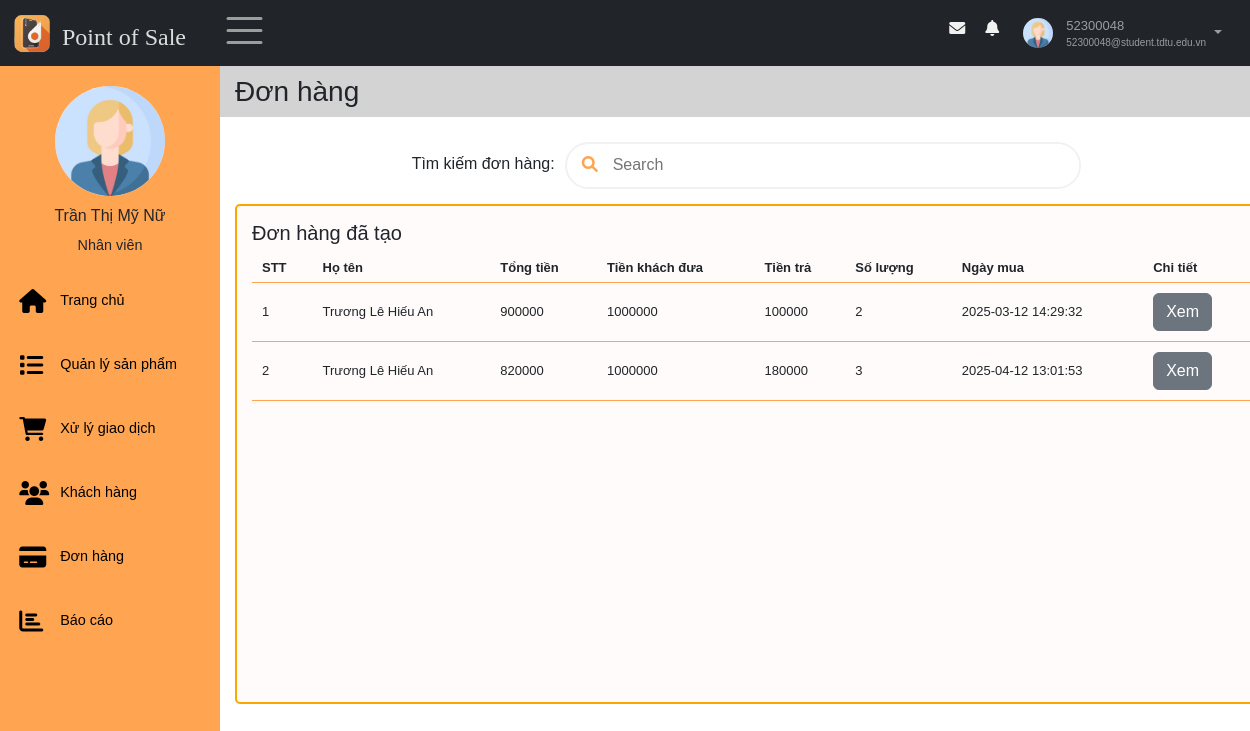
/views/index.php?sidebar=donhang (signed in), run on the app's committed database.
### tables this page shows
CREATE TABLE `taikhoan` (
  `id` int(11) NOT NULL,
  `id_nhanvien` int(11) NOT NULL,
  `username` varchar(30) NOT NULL,
  `password` varchar(30) NOT NULL,
  `role` enum('Admin','Nhân viên') NOT NULL,
  `trangthai_hd` tinyint(1) NOT NULL,
  `activate_token` varchar(10) DEFAULT NULL,
  `expire_time` int(11) DEFAULT NULL,
  `pass_changed` tinyint(1) DEFAULT NULL,
  `trangthai_khoa` tinyint(1) NOT NULL DEFAULT 0
);

CREATE TABLE `nhanvien` (
  `id` int(11) NOT NULL,
  `hoten` varchar(50) NOT NULL,
  `email` varchar(100) NOT NULL,
  `gioitinh` enum('Nữ','Nam') DEFAULT NULL,
  `sdt` varchar(11) DEFAULT NULL,
  `ngaysinh` date DEFAULT NULL,
  `diachi` varchar(100) DEFAULT NULL,
  `img` varchar(50) DEFAULT NULL
);

CREATE TABLE `donhang` (
  `id` int(11) NOT NULL,
  `id_khachhang` int(11) NOT NULL,
  `id_nhanvien` int(11) NOT NULL,
  `tongtien` decimal(10,0) NOT NULL,
  `tienkhachdua` decimal(10,0) NOT NULL,
  `tientra` decimal(10,0) NOT NULL,
  `ngaymua` timestamp NOT NULL DEFAULT current_timestamp(),
  `soluongsp` int(11) NOT NULL
);

CREATE TABLE `khachhang` (
  `id` int(11) NOT NULL,
  `hoten` varchar(50) NOT NULL,
  `diachi` text NOT NULL,
  `sdt` varchar(11) NOT NULL,
  `ngaytao` timestamp NOT NULL DEFAULT current_timestamp()
);

### models/quanlyhoso/getProfileNV.php (called while the page is built, shortened)
<?php
    $conn = connectDB();
    if (isset($_GET["id_detail"])) {
        $id = $_GET["id_detail"];
    } else {
        $id = $_SESSION["id"];
    }
    if(empty($_SESSION["id"])) {
        header("Location: ../index.php");
        exit();
    }else{
        $sql = "SELECT nhanvien.*, taikhoan.trangthai_khoa, taikhoan.role FROM nhanvien, taikhoan WHERE nhanvien.id = taikhoan.id_nhanvien AND nhanvien.id =" . $id;
    }
    $result = $conn->query($sql);
    if ($result->num_rows > 0) {
        $row = $result->fetch_assoc();
        $profile_img = $row["img"]??"";
    }
?>

### models/donhang/donhangdatao.php (the view, shortened to what this page needs)
<?php
    $idnv =  $_SESSION["id"];
    $conn = connectDB();
    $sql = "SELECT donhang.*, khachhang.hoten FROM donhang, khachhang WHERE id_khachhang = khachhang.id and id_nhanvien =" .$idnv;
    $result = $conn->query($sql);
    if ($result->num_rows > 0) {
        $stt = 1;
        while($row = $result->fetch_assoc()) {
            echo "<tr>";
            echo "<td>" .$stt++. "</td>";
            echo "<td>" . $row["hoten"]. "</td>";
            echo "<td>" . $row["tongtien"]. "</td>";
            echo "<td>" . $row["tienkhachdua"]. "</td>";
            echo "<td>" . $row["tientra"]. "</td>";
            echo "<td>" . $row["soluongsp"]. "</td>";
            echo "<td>" . $row["ngaymua"]. "</td>";
            echo "<td>
                    <a class='btn-custom btn btn-secondary' href='index.php?sidebar=donhang&idctdh=" . trim($row['id']) ."'>
                    Xem
                    </a>
                </td>";
            echo "</tr>";
        }
    }
?>

### views/pages/nav.php (shortened to what this page needs)
<nav class="navbar navbar-expand-sm bg-dark navbar-dark fixed-top" id="nav">
    <div class="container-fluid">
        <div class="leftnav justify-content-start">
            <a class="logo navbar-brand" href="index.php" data-bs-toggle="tooltip"  title="Về trang chủ">
                <img src="../images/logo.ico" alt="Logo" style="width:40px;" >
                <h4>Point of Sale</h4>
            </a>
            <div class="openclose"><span class="navbar-toggler-icon" style="font-size:30px;cursor:pointer" onclick="open_closeNav() " class = "las la-bars"></span>  </div>
        </div>
        <div class="rightnav justify-content-end">
            <ul  class=" navbar-nav" >
                <li class="nav-item">
                    <a  href="#">
                    <span class = "fa fa-fw fa-envelope"></span>
                    </a></li>
                <li class="nav-item">
                    <a  href="#">
                    <span class = "fa fa-bell"></span>
                    </a></li>
                <li class="nav-item dropdown">
                        <a id="nav-user" class="nav-link dropdown-toggle" href="#" role="button" data-bs-toggle="dropdown">
                            <?php
                            if (empty($profile_img) || $profile_img == "") {
                                $avtPath = "../models/quanlyhoso/imagesNV/user.jpg";
                            } else {
                                $avtPath = "../models/quanlyhoso/imagesNV/" . $profile_img;
                            }
                            ?>
                            <img id="nav-avatar" src = "<?=$avtPath?>" height = "30px"  width = "30px" alt = "Avatar">
                            <div class="infor">
                                <p id ="user"><?= $_SESSION["username"]?></p>
                                <p id="email"><?= $_SESSION["email"]?></p>
                            </div>
                        </a>
                </li>
            </ul>
        </div>
    </div>
</nav>

### views/pages/main/sidebar.php (shortened to what this page needs)
<div class="sidebar"  id="mySidebar" >
    <div class="sidebar-user">
        <img src="<?=$avtPath?>" height = "70px"  width = "70px" alt = "">
            <div>
                <h3><?=$_SESSION['tennv']?></h3>
                <span><?=$_SESSION['role']?></span>
        </div>
    </div>
    <div class="sidebar-menu">
        <ul >
            <li class="item">
                <a class="link" href="index.php">
                    <span class = "fa fa-home"></span>
                    <p class="item-sidebar">Trang chủ</p>
                </a>
            </li>
            <li class="item">
                <a class="link" href="index.php?sidebar=quanlysanpham">
                    <span class = "fa fa-list"></span>
                    <p class="item-sidebar">Quản lý sản phẩm</p>
                </a>
            </li>
            <?php if($_SESSION["role"] == "Nhân viên") {
            ?>
                <li class="item">
                    <a class="link" href="index.php?sidebar=giaodich">
                        <span class = "fa fa-shopping-cart"></span>
                        <p class="item-sidebar">Xử lý giao dịch</p>
                    </a>
                </li>
                <li class="item">
                    <a class="link" href="index.php?sidebar=khachhang">
                        <span class = "fa fa-users"></span>
                        <p class="item-sidebar">Khách hàng</p>
                    </a>
                </li>
                <li class="item">
                    <a class="link" href="index.php?sidebar=donhang">
                        <span class = "fa fa-credit-card"></span>
                        <p class="item-sidebar">Đơn hàng</p>
                    </a>
                </li>
                <?php
            }?>
            <li class="item">
                <a class="link" href="index.php?sidebar=baocao">
                    <span class = "fa fa-bar-chart"></span>
                    <p class="item-sidebar">Báo cáo</p>
                </a>
            </li>
        </ul>
    </div>
</div>

### views/style.css (style rules this page uses)
* { font-family: 'Poppins', sans-serif; box-sizing: border-box; text-decoration: none; list-style-type: none; padding: 0; margin: 0; }
#nav { position: fixed; }
.nav-item { margin: 5px 8px; }
.logo { display: flex; margin: 0; padding: 0; }
.logo h4 { color: #ffffffd6; margin: 10px 10px 0 10px; font-family:Cambria, Cochin, Georgia, Times, 'Times New Roman', serif; }
.leftnav { display: flex; }
.sidebar { display: flex; flex-direction: column; width: 220px; height: 100%; padding: 15px 0 0 0; background: #ffa551; position: fixed; z-index: 1; overflow-x: hidden; transition: 0.5s; }
.sidebar-user { margin-top: 1rem; text-align: center; }
.sidebar-user img { width: 110px; height: 110px; border-radius: 50%; margin-bottom: 10px; }
.sidebar-user h3 { font-size: 1rem; }
.sidebar-user span { font-size: .9rem; margin-top: .9rem; margin-bottom: .9rem; }
.openclose { margin: 0 10px; }
.sidebar ul { margin-bottom: 2rem; padding: 0; }
.sidebar li { margin-left: .2rem; }
.sidebar-menu { flex-grow: 1; }
.link { font-size: .9rem; display: flex; align-items: center; margin-top: 1.5rem; transition: 0.3s; color: black; padding: 8px 16px; text-decoration: none; }
.item-sidebar { margin: 0; margin-right: 5px; }
.item .link span { width: 25px; }
.sidebar li a span, .sidebar a span { font-size: 1.5rem; display: inline-block; margin-right: 1rem; }
#nav-user { display: flex; padding: 0; }
.infor { margin-left: 10px; display: flex; flex-direction: column; justify-content: center; flex-grow: 1; font-size: x-small; }
.infor p { margin: 0; }
#user { font-size: small; }
#nav-avatar { width: 30px; height: 30px; border-radius: 50%; margin: 3px; }
#nav-user::after { margin: 15px 8px; }
.rightnav>ul>li>a>span { color: #f1f1f1; padding: 5px; }
.cart-table th, .cart-table tbody td { padding: 10px 10px; font-size: small; border-bottom: 1px solid #ffa551; }
.cart-table th, .cart-table tbody td { padding: 5px 10px; font-size: small; border-bottom: 1px solid #ffa551; }
.btn-custom { margin: 5px 0; }
* { font-family: 'Poppins', sans-serif; box-sizing: border-box; margin: 0; padding: 0; }

### data on the page
taikhoan: id_nhanvien.img (placeholder picture)
donhang: id_khachhang.hoten "Trương Lê Hiếu An", tongtien "900000", tienkhachdua "1000000", tientra "100000", soluongsp "2", ngaymua "2025-03-12 14:29:32"
donhang: id_khachhang.hoten "Trương Lê Hiếu An", tongtien "820000", tienkhachdua "1000000", tientra "180000", soluongsp "3", ngaymua "2025-04-12 13:01:53"

### other printed values
$_SESSION["username"] "52300048"
$_SESSION["email"] "52300048@student.tdtu.edu.vn"
$_SESSION['tennv'] "Trần Thị Mỹ Nữ"
$_SESSION['role'] "Nhân viên"
